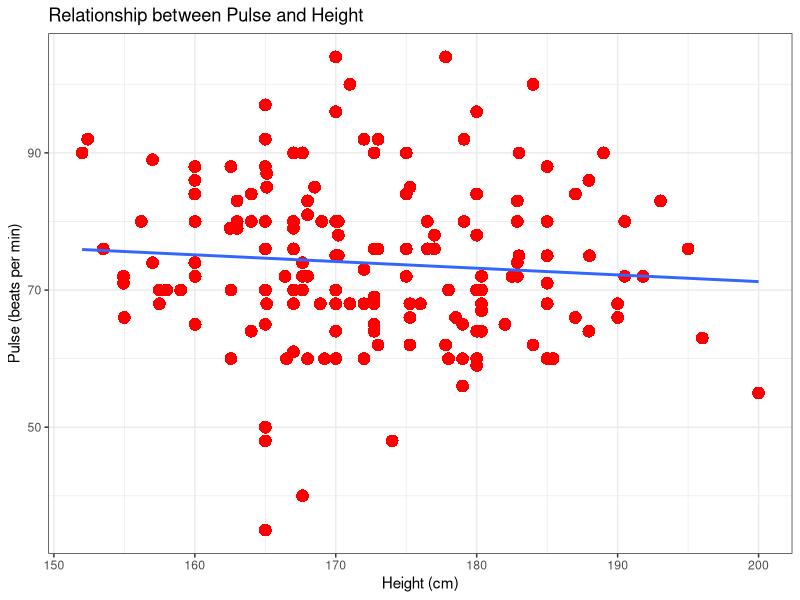
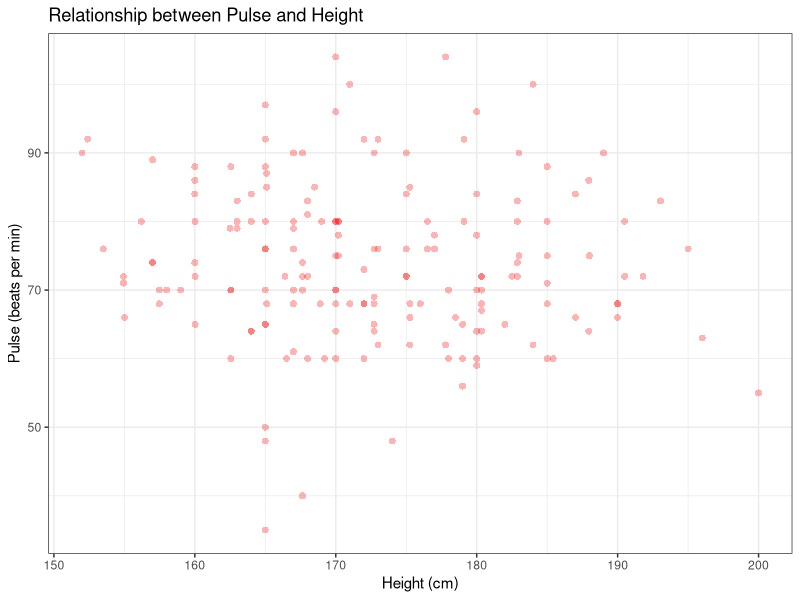

Write R code to recreate these figures, in order.
############  R set-up
options (digits = 2)
library (ggplot2)
#install.packages("MASS")
library (MASS)  # contains the "survey" dataset



############  get the data
data (survey) 
? survey
# RQ: Is a person's height related to their pulse? (PULSE is my DV here)


############  data management


############  descriptive statistics of the two quantitative variables we're using here
summary(survey)
summary(survey$Height)
summary(survey$Pulse)




############  graphs {SOME of the possible ways to plot this data}
# two quantitative variables

ggplot(survey[!is.na(survey$Height) & !is.na(survey$Pulse),],
       aes(x=Height, y=Pulse)) +
  geom_point(shape=16, size = 4, color = "red") +   
  stat_smooth(method="lm", se=FALSE) +
  labs(x = "Height (cm)", y = "Pulse (beats per min)") +
  ggtitle ("Relationship between Pulse and Height") +
  theme_bw()


# cleaning up above because of potential of overlapping points
#  the use of alpha here controls transparency (It is NOT the significance level) 
#  with alpha, darker sections have more points plotted on top of each other
# with a small amount of jitter (random noise), points are near where they actually are
# play around with different values of alpha and jitter for your data
ggplot(survey[!is.na(survey$Height) & !is.na(survey$Pulse),],
       aes(x=jitter(Height, 0), y=jitter(Pulse,0))) +        # turned off jitter by set to 0   
  geom_point(shape=16, size = 2, color = "red", alpha = .3) +   
  #stat_smooth(method="lm", se=FALSE) +
  labs(x = "Height (cm)", y = "Pulse (beats per min)") +
  ggtitle ("Relationship between Pulse and Height") +
  theme_bw()




############  Pearson Correlation
cor.test (survey$Height, survey$Pulse)
        # OUTPUT:
        # Pearson's product-moment correlation
        # 
        # data:  survey$Height and survey$Pulse
        # t = -1.1, df = 169, p-value = 0.275
        # alternative hypothesis: true correlation is not equal to 0
        # 95 percent confidence interval:
        #   -0.231  0.067
        # sample estimates:
        #   cor 
        # -0.084
# Interpretation: Height and pulse were not significantly correlated, r(169) = -.08, p = .28.





####### MODERATION
# by(title_of_dataset, title_of_dataset$ThirdVariable,
#    function(x) cor.test(~ QuantitaitveResponse +
#                           QuantitativeExplanatory, data=x))

# note the different syntax used within the cor.test function

### "by" syntax
by(survey, survey$Sex, function(x)
  cor.test (~ Height + Pulse, data = x))


### subsetting approach
# here would have to handle NAs first, but then it could work
# handle the NAs most easily by making a temporary copy of the dataset using !is.na 
#    on the variables you are analzying with that temporary dataset
